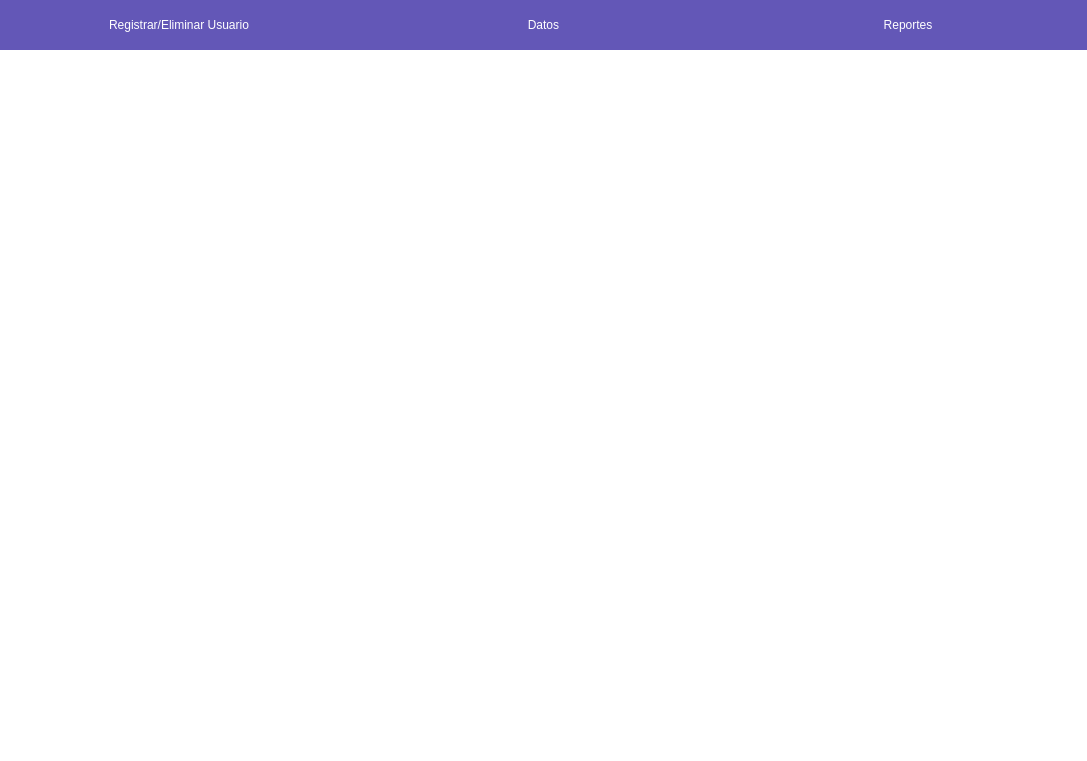
<?xml version="1.0" encoding="UTF-8"?>
<ui version="4.0">
 <class>Form</class>
 <widget class="QWidget" name="Form">
  <property name="geometry">
   <rect>
    <x>0</x>
    <y>0</y>
    <width>1087</width>
    <height>761</height>
   </rect>
  </property>
  <property name="windowTitle">
   <string>Form</string>
  </property>
  <property name="styleSheet">
   <string notr="true">background-color: rgb(255, 255, 255);</string>
  </property>
  <layout class="QVBoxLayout">
   <property name="spacing">
    <number>0</number>
   </property>
   <property name="sizeConstraint">
    <enum>QLayout::SetMaximumSize</enum>
   </property>
   <property name="leftMargin">
    <number>0</number>
   </property>
   <property name="topMargin">
    <number>0</number>
   </property>
   <property name="rightMargin">
    <number>0</number>
   </property>
   <property name="bottomMargin">
    <number>0</number>
   </property>
   <item>
    <widget class="QWidget" name="widget_2" native="true">
     <property name="minimumSize">
      <size>
       <width>0</width>
       <height>50</height>
      </size>
     </property>
     <property name="maximumSize">
      <size>
       <width>16777215</width>
       <height>50</height>
      </size>
     </property>
     <property name="styleSheet">
      <string notr="true">QWidget
{
    background-color: #6357B7;
    border-radius: 0px 0px 15px 15px;
}

QPushButton
{
    color: white;
    background-color: #6357B7;
    border-radius: 15px;
    font: 14pt &quot;Bahnschrift&quot;;
}

QPushButton:disabled
{
    color: #6357B7;
    background-color: white;
    border-radius: 0px;
}
</string>
     </property>
     <layout class="QHBoxLayout" name="horizontalLayout">
      <property name="leftMargin">
       <number>0</number>
      </property>
      <property name="topMargin">
       <number>0</number>
      </property>
      <property name="rightMargin">
       <number>0</number>
      </property>
      <property name="bottomMargin">
       <number>0</number>
      </property>
      <item>
       <widget class="QPushButton" name="RegistrarUsuario">
        <property name="minimumSize">
         <size>
          <width>0</width>
          <height>50</height>
         </size>
        </property>
        <property name="text">
         <string>Registrar/Eliminar Usuario</string>
        </property>
       </widget>
      </item>
      <item>
       <widget class="QPushButton" name="DatosUsuario">
        <property name="minimumSize">
         <size>
          <width>0</width>
          <height>50</height>
         </size>
        </property>
        <property name="text">
         <string>Datos</string>
        </property>
       </widget>
      </item>
      <item>
       <widget class="QPushButton" name="ReporteUsuarios">
        <property name="minimumSize">
         <size>
          <width>0</width>
          <height>50</height>
         </size>
        </property>
        <property name="text">
         <string>Reportes</string>
        </property>
       </widget>
      </item>
     </layout>
    </widget>
   </item>
   <item>
    <widget class="QStackedWidget" name="stackedWidget">
     <property name="styleSheet">
      <string notr="true">QWidget
{
    background-color: white;
}

QPushButton
{
    color: white;
    background-color: #6357B7;
    border-radius: 15px;
    font: 14pt &quot;Bahnschrift&quot;;
}

QPushButton:Pressed
{
    background-color: #C397E4;
}

QPushButton:disabled
{
    color: #6357B7;
    background-color: white;
    border-radius: 0px;
}

QLineEdit
{
    color: #6357B7;
    background-color: white;
    border : 2px solid #6357B7;
    border-radius: 15px;
    font: 10pt &quot;Bahnschrift&quot;;
    border: 1px solid #6357B7;
    padding: 10px;
}

QLabel
{
    background-color: transparent;
    color: #6357B7;
    font: 12pt &quot;Bahnschrift&quot;;
}</string>
     </property>
    </widget>
   </item>
  </layout>
 </widget>
 <resources/>
 <connections/>
</ui>
